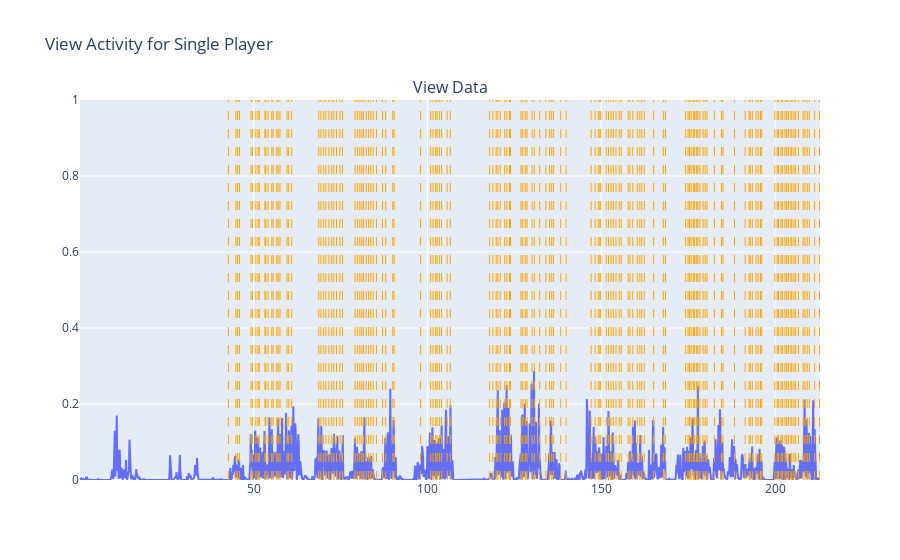

The cell this chart's notebook holds for it:
### Markdown cell above
## Create activity graphs

### Code cell
player_number = 2

def create_player_plot(player_number, overlay_data_list):
    
    # create a 4x5 grid of subplots

    fig = make_subplots(rows=1, cols=1, shared_yaxes=True, shared_xaxes=True, subplot_titles=('View Data', 'Left Hand', 'Right Hand'))
    
    fig.add_trace(go.Scatter(x=df_pos_rot[player_number]['timesincelaunch'][:-1], y=1-df_pos_rot[player_number]['dot_product'][:-1], mode='lines'), row=1, col=1)
    #fig.add_trace(go.Scatter(x=left_pos_pairwise[player_number]['timesincelaunch'][:-1], y=left_pos_pairwise[player_number]['dot_product'][:-1], mode='lines'), row=2, col=1)
    #fig.add_trace(go.Scatter(x=right_pos_pairwise[player_number]['timesincelaunch'][:-1], y=right_pos_pairwise[player_number]['dot_product'][:-1], mode='lines'), row=3, col=1)
    
    fig.update_layout(title=f'View Activity for Single Player', showlegend=False, yaxis_range=[0,1])
    
    colors = ["orange", "green", "red"]
    player_id = gaze_package_lst_splt[player_number]["player_id"].iloc[0]
    for i,event_data in enumerate(overlay_data_list):
        other_data_for_player = event_data[event_data['player_id'] == player_id]
        event_times_for_player = other_data_for_player['timesincelaunch'].tolist()
        print(f"There are {len(event_data)} events in group {i}")
        print(f"percent waddle happens overall: {len(event_times_for_player)/len(gaze_package_lst_splt[player_number]['player_id'])*100}")
        line_col = colors[i % len(overlay_data_list)]
        line_width = 1 + i
        print(f"line color is now {line_col}")
        if event_times_for_player is not []:
            for event_time in event_times_for_player:
                fig.add_vline(x=event_time, line_width=line_width, line_dash="dash", line_color=line_col)
        
    fig.show()

create_player_plot(player_number,[waddle_lst])

### Figure 1 — Plotly figure (JSON) as saved in the notebook; plotly's stock layout.template omitted (floating-point values rounded to 4 significant figures; data arrays with more than 128 entries replaced by an {"elided": "..."} marker saying what was removed)
{"data": [{"mode": "lines", "type": "scatter", "x": {"elided": "1507 float values"}, "xaxis": "x", "y": {"elided": "1507 float values"}, "yaxis": "y"}], "layout": {"annotations": [{"font": {"size": 16}, "showarrow": false, "text": "View Data", "x": 0.5, "xanchor": "center", "xref": "paper", "y": 1, "yanchor": "bottom", "yref": "paper"}], "shapes": [{"line": {"color": "orange", "dash": "dash", "width": 1}, "type": "line", "x0": 42.76, "x1": 42.76, "xref": "x", "y0": 0, "y1": 1, "yref": "y domain"}, {"line": {"color": "orange", "dash": "dash", "width": 1}, "type": "line", "x0": 44.91, "x1": 44.91, "xref": "x", "y0": 0, "y1": 1, "yref": "y domain"}, {"line": {"color": "orange", "dash": "dash", "width": 1}, "type": "line", "x0": 45.4, "x1": 45.4, "xref": "x", "y0": 0, "y1": 1, "yref": "y domain"}, {"line": {"color": "orange", "dash": "dash", "width": 1}, "type": "line", "x0": 45.95, "x1": 45.95, "xref": "x", "y0": 0, "y1": 1, "yref": "y domain"}, {"line": {"color": "orange", "dash": "dash", "width": 1}, "type": "line", "x0": 49.25, "x1": 49.25, "xref": "x", "y0": 0, "y1": 1, "yref": "y domain"}, {"line": {"color": "orange", "dash": "dash", "width": 1}, "type": "line", "x0": 49.7, "x1": 49.7, "xref": "x", "y0": 0, "y1": 1, "yref": "y domain"}, {"line": {"color": "orange", "dash": "dash", "width": 1}, "type": "line", "x0": 50.66, "x1": 50.66, "xref": "x", "y0": 0, "y1": 1, "yref": "y domain"}, {"line": {"color": "orange", "dash": "dash", "width": 1}, "type": "line", "x0": 51.29, "x1": 51.29, "xref": "x", "y0": 0, "y1": 1, "yref": "y domain"}, {"line": {"color": "orange", "dash": "dash", "width": 1}, "type": "line", "x0": 51.65, "x1": 51.65, "xref": "x", "y0": 0, "y1": 1, "yref": "y domain"}, {"line": {"color": "orange", "dash": "dash", "width": 1}, "type": "line", "x0": 53.27, "x1": 53.27, "xref": "x", "y0": 0, "y1": 1, "yref": "y domain"}, {"line": {"color": "orange", "dash": "dash", "width": 1}, "type": "line", "x0": 53.49, "x1": 53.49, "xref": "x", "y0": 0, "y1": 1, "yref": "y domain"}, {"line": {"color": "orange", "dash": "dash", "width": 1}, "type": "line", "x0": 54.16, "x1": 54.16, "xref": "x", "y0": 0, "y1": 1, "yref": "y domain"}, {"line": {"color": "orange", "dash": "dash", "width": 1}, "type": "line", "x0": 55.23, "x1": 55.23, "xref": "x", "y0": 0, "y1": 1, "yref": "y domain"}, {"line": {"color": "orange", "dash": "dash", "width": 1}, "type": "line", "x0": 55.63, "x1": 55.63, "xref": "x", "y0": 0, "y1": 1, "yref": "y domain"}, {"line": {"color": "orange", "dash": "dash", "width": 1}, "type": "line", "x0": 56.66, "x1": 56.66, "xref": "x", "y0": 0, "y1": 1, "yref": "y domain"}, {"line": {"color": "orange", "dash": "dash", "width": 1}, "type": "line", "x0": 57.06, "x1": 57.06, "xref": "x", "y0": 0, "y1": 1, "yref": "y domain"}, {"line": {"color": "orange", "dash": "dash", "width": 1}, "type": "line", "x0": 57.6, "x1": 57.6, "xref": "x", "y0": 0, "y1": 1, "yref": "y domain"}, {"line": {"color": "orange", "dash": "dash", "width": 1}, "type": "line", "x0": 59.62, "x1": 59.62, "xref": "x", "y0": 0, "y1": 1, "yref": "y domain"}, {"line": {"color": "orange", "dash": "dash", "width": 1}, "type": "line", "x0": 60.1, "x1": 60.1, "xref": "x", "y0": 0, "y1": 1, "yref": "y domain"}, {"line": {"color": "orange", "dash": "dash", "width": 1}, "type": "line", "x0": 60.97, "x1": 60.97, "xref": "x", "y0": 0, "y1": 1, "yref": "y domain"}, {"line": {"color": "orange", "dash": "dash", "width": 1}, "type": "line", "x0": 68.75, "x1": 68.75, "xref": "x", "y0": 0, "y1": 1, "yref": "y domain"}, {"line": {"color": "orange", "dash": "dash", "width": 1}, "type": "line", "x0": 69.36, "x1": 69.36, "xref": "x", "y0": 0, "y1": 1, "yref": "y domain"}, {"line": {"color": "orange", "dash": "dash", "width": 1}, "type": "line", "x0": 70.17, "x1": 70.17, "xref": "x", "y0": 0, "y1": 1, "yref": "y domain"}, {"line": {"color": "orange", "dash": "dash", "width": 1}, "type": "line", "x0": 70.8, "x1": 70.8, "xref": "x", "y0": 0, "y1": 1, "yref": "y domain"}, {"line": {"color": "orange", "dash": "dash", "width": 1}, "type": "line", "x0": 71.66, "x1": 71.66, "xref": "x", "y0": 0, "y1": 1, "yref": "y domain"}, {"line": {"color": "orange", "dash": "dash", "width": 1}, "type": "line", "x0": 72.49, "x1": 72.49, "xref": "x", "y0": 0, "y1": 1, "yref": "y domain"}, {"line": {"color": "orange", "dash": "dash", "width": 1}, "type": "line", "x0": 73.1, "x1": 73.1, "xref": "x", "y0": 0, "y1": 1, "yref": "y domain"}, {"line": {"color": "orange", "dash": "dash", "width": 1}, "type": "line", "x0": 73.86, "x1": 73.86, "xref": "x", "y0": 0, "y1": 1, "yref": "y domain"}, {"line": {"color": "orange", "dash": "dash", "width": 1}, "type": "line", "x0": 74.85, "x1": 74.85, "xref": "x", "y0": 0, "y1": 1, "yref": "y domain"}, {"line": {"color": "orange", "dash": "dash", "width": 1}, "type": "line", "x0": 75.58, "x1": 75.58, "xref": "x", "y0": 0, "y1": 1, "yref": "y domain"}, {"line": {"color": "orange", "dash": "dash", "width": 1}, "type": "line", "x0": 79.19, "x1": 79.19, "xref": "x", "y0": 0, "y1": 1, "yref": "y domain"}, {"line": {"color": "orange", "dash": "dash", "width": 1}, "type": "line", "x0": 79.86, "x1": 79.86, "xref": "x", "y0": 0, "y1": 1, "yref": "y domain"}, {"line": {"color": "orange", "dash": "dash", "width": 1}, "type": "line", "x0": 80.56, "x1": 80.56, "xref": "x", "y0": 0, "y1": 1, "yref": "y domain"}, {"line": {"color": "orange", "dash": "dash", "width": 1}, "type": "line", "x0": 81.14, "x1": 81.14, "xref": "x", "y0": 0, "y1": 1, "yref": "y domain"}, {"line": {"color": "orange", "dash": "dash", "width": 1}, "type": "line", "x0": 81.65, "x1": 81.65, "xref": "x", "y0": 0, "y1": 1, "yref": "y domain"}, {"line": {"color": "orange", "dash": "dash", "width": 1}, "type": "line", "x0": 82.4, "x1": 82.4, "xref": "x", "y0": 0, "y1": 1, "yref": "y domain"}, {"line": {"color": "orange", "dash": "dash", "width": 1}, "type": "line", "x0": 83.08, "x1": 83.08, "xref": "x", "y0": 0, "y1": 1, "yref": "y domain"}, {"line": {"color": "orange", "dash": "dash", "width": 1}, "type": "line", "x0": 83.72, "x1": 83.72, "xref": "x", "y0": 0, "y1": 1, "yref": "y domain"}, {"line": {"color": "orange", "dash": "dash", "width": 1}, "type": "line", "x0": 84.42, "x1": 84.42, "xref": "x", "y0": 0, "y1": 1, "yref": "y domain"}, {"line": {"color": "orange", "dash": "dash", "width": 1}, "type": "line", "x0": 85.35, "x1": 85.35, "xref": "x", "y0": 0, "y1": 1, "yref": "y domain"}, {"line": {"color": "orange", "dash": "dash", "width": 1}, "type": "line", "x0": 87.08, "x1": 87.08, "xref": "x", "y0": 0, "y1": 1, "yref": "y domain"}, {"line": {"color": "orange", "dash": "dash", "width": 1}, "type": "line", "x0": 88.01, "x1": 88.01, "xref": "x", "y0": 0, "y1": 1, "yref": "y domain"}, {"line": {"color": "orange", "dash": "dash", "width": 1}, "type": "line", "x0": 90.04, "x1": 90.04, "xref": "x", "y0": 0, "y1": 1, "yref": "y domain"}, {"line": {"color": "orange", "dash": "dash", "width": 1}, "type": "line", "x0": 90.43, "x1": 90.43, "xref": "x", "y0": 0, "y1": 1, "yref": "y domain"}, {"line": {"color": "orange", "dash": "dash", "width": 1}, "type": "line", "x0": 98.04, "x1": 98.04, "xref": "x", "y0": 0, "y1": 1, "yref": "y domain"}, {"line": {"color": "orange", "dash": "dash", "width": 1}, "type": "line", "x0": 100.9, "x1": 100.9, "xref": "x", "y0": 0, "y1": 1, "yref": "y domain"}, {"line": {"color": "orange", "dash": "dash", "width": 1}, "type": "line", "x0": 101.6, "x1": 101.6, "xref": "x", "y0": 0, "y1": 1, "yref": "y domain"}, {"line": {"color": "orange", "dash": "dash", "width": 1}, "type": "line", "x0": 102.4, "x1": 102.4, "xref": "x", "y0": 0, "y1": 1, "yref": "y domain"}, {"line": {"color": "orange", "dash": "dash", "width": 1}, "type": "line", "x0": 102.8, "x1": 102.8, "xref": "x", "y0": 0, "y1": 1, "yref": "y domain"}, {"line": {"color": "orange", "dash": "dash", "width": 1}, "type": "line", "x0": 103.5, "x1": 103.5, "xref": "x", "y0": 0, "y1": 1, "yref": "y domain"}, {"line": {"color": "orange", "dash": "dash", "width": 1}, "type": "line", "x0": 104.1, "x1": 104.1, "xref": "x", "y0": 0, "y1": 1, "yref": "y domain"}, {"line": {"color": "orange", "dash": "dash", "width": 1}, "type": "line", "x0": 105.7, "x1": 105.7, "xref": "x", "y0": 0, "y1": 1, "yref": "y domain"}, {"line": {"color": "orange", "dash": "dash", "width": 1}, "type": "line", "x0": 106.6, "x1": 106.6, "xref": "x", "y0": 0, "y1": 1, "yref": "y domain"}, {"line": {"color": "orange", "dash": "dash", "width": 1}, "type": "line", "x0": 117.9, "x1": 117.9, "xref": "x", "y0": 0, "y1": 1, "yref": "y domain"}, {"line": {"color": "orange", "dash": "dash", "width": 1}, "type": "line", "x0": 118.8, "x1": 118.8, "xref": "x", "y0": 0, "y1": 1, "yref": "y domain"}, {"line": {"color": "orange", "dash": "dash", "width": 1}, "type": "line", "x0": 119.8, "x1": 119.8, "xref": "x", "y0": 0, "y1": 1, "yref": "y domain"}, {"line": {"color": "orange", "dash": "dash", "width": 1}, "type": "line", "x0": 120.3, "x1": 120.3, "xref": "x", "y0": 0, "y1": 1, "yref": "y domain"}, {"line": {"color": "orange", "dash": "dash", "width": 1}, "type": "line", "x0": 121.0, "x1": 121.0, "xref": "x", "y0": 0, "y1": 1, "yref": "y domain"}, {"line": {"color": "orange", "dash": "dash", "width": 1}, "type": "line", "x0": 122.2, "x1": 122.2, "xref": "x", "y0": 0, "y1": 1, "yref": "y domain"}, {"line": {"color": "orange", "dash": "dash", "width": 1}, "type": "line", "x0": 122.8, "x1": 122.8, "xref": "x", "y0": 0, "y1": 1, "yref": "y domain"}, {"line": {"color": "orange", "dash": "dash", "width": 1}, "type": "line", "x0": 123.6, "x1": 123.6, "xref": "x", "y0": 0, "y1": 1, "yref": "y domain"}, {"line": {"color": "orange", "dash": "dash", "width": 1}, "type": "line", "x0": 123.9, "x1": 123.9, "xref": "x", "y0": 0, "y1": 1, "yref": "y domain"}, {"line": {"color": "orange", "dash": "dash", "width": 1}, "type": "line", "x0": 126.9, "x1": 126.9, "xref": "x", "y0": 0, "y1": 1, "yref": "y domain"}, {"line": {"color": "orange", "dash": "dash", "width": 1}, "type": "line", "x0": 127.4, "x1": 127.4, "xref": "x", "y0": 0, "y1": 1, "yref": "y domain"}, {"line": {"color": "orange", "dash": "dash", "width": 1}, "type": "line", "x0": 128.2, "x1": 128.2, "xref": "x", "y0": 0, "y1": 1, "yref": "y domain"}, {"line": {"color": "orange", "dash": "dash", "width": 1}, "type": "line", "x0": 128.7, "x1": 128.7, "xref": "x", "y0": 0, "y1": 1, "yref": "y domain"}, {"line": {"color": "orange", "dash": "dash", "width": 1}, "type": "line", "x0": 130.1, "x1": 130.1, "xref": "x", "y0": 0, "y1": 1, "yref": "y domain"}, {"line": {"color": "orange", "dash": "dash", "width": 1}, "type": "line", "x0": 130.8, "x1": 130.8, "xref": "x", "y0": 0, "y1": 1, "yref": "y domain"}, {"line": {"color": "orange", "dash": "dash", "width": 1}, "type": "line", "x0": 132.3, "x1": 132.3, "xref": "x", "y0": 0, "y1": 1, "yref": "y domain"}, {"line": {"color": "orange", "dash": "dash", "width": 1}, "type": "line", "x0": 134.1, "x1": 134.1, "xref": "x", "y0": 0, "y1": 1, "yref": "y domain"}, {"line": {"color": "orange", "dash": "dash", "width": 1}, "type": "line", "x0": 135.1, "x1": 135.1, "xref": "x", "y0": 0, "y1": 1, "yref": "y domain"}, {"line": {"color": "orange", "dash": "dash", "width": 1}, "type": "line", "x0": 135.8, "x1": 135.8, "xref": "x", "y0": 0, "y1": 1, "yref": "y domain"}, {"line": {"color": "orange", "dash": "dash", "width": 1}, "type": "line", "x0": 136.3, "x1": 136.3, "xref": "x", "y0": 0, "y1": 1, "yref": "y domain"}, {"line": {"color": "orange", "dash": "dash", "width": 1}, "type": "line", "x0": 138.3, "x1": 138.3, "xref": "x", "y0": 0, "y1": 1, "yref": "y domain"}, {"line": {"color": "orange", "dash": "dash", "width": 1}, "type": "line", "x0": 139.9, "x1": 139.9, "xref": "x", "y0": 0, "y1": 1, "yref": "y domain"}, {"line": {"color": "orange", "dash": "dash", "width": 1}, "type": "line", "x0": 147.1, "x1": 147.1, "xref": "x", "y0": 0, "y1": 1, "yref": "y domain"}, {"line": {"color": "orange", "dash": "dash", "width": 1}, "type": "line", "x0": 148.2, "x1": 148.2, "xref": "x", "y0": 0, "y1": 1, "yref": "y domain"}, {"line": {"color": "orange", "dash": "dash", "width": 1}, "type": "line", "x0": 149.1, "x1": 149.1, "xref": "x", "y0": 0, "y1": 1, "yref": "y domain"}, {"line": {"color": "orange", "dash": "dash", "width": 1}, "type": "line", "x0": 149.6, "x1": 149.6, "xref": "x", "y0": 0, "y1": 1, "yref": "y domain"}, {"line": {"color": "orange", "dash": "dash", "width": 1}, "type": "line", "x0": 149.9, "x1": 149.9, "xref": "x", "y0": 0, "y1": 1, "yref": "y domain"}, {"line": {"color": "orange", "dash": "dash", "width": 1}, "type": "line", "x0": 151.5, "x1": 151.5, "xref": "x", "y0": 0, "y1": 1, "yref": "y domain"}, {"line": {"color": "orange", "dash": "dash", "width": 1}, "type": "line", "x0": 152.1, "x1": 152.1, "xref": "x", "y0": 0, "y1": 1, "yref": "y domain"}, {"line": {"color": "orange", "dash": "dash", "width": 1}, "type": "line", "x0": 152.8, "x1": 152.8, "xref": "x", "y0": 0, "y1": 1, "yref": "y domain"}, {"line": {"color": "orange", "dash": "dash", "width": 1}, "type": "line", "x0": 153.5, "x1": 153.5, "xref": "x", "y0": 0, "y1": 1, "yref": "y domain"}, {"line": {"color": "orange", "dash": "dash", "width": 1}, "type": "line", "x0": 154.3, "x1": 154.3, "xref": "x", "y0": 0, "y1": 1, "yref": "y domain"}, {"line": {"color": "orange", "dash": "dash", "width": 1}, "type": "line", "x0": 155.2, "x1": 155.2, "xref": "x", "y0": 0, "y1": 1, "yref": "y domain"}, {"line": {"color": "orange", "dash": "dash", "width": 1}, "type": "line", "x0": 155.8, "x1": 155.8, "xref": "x", "y0": 0, "y1": 1, "yref": "y domain"}, {"line": {"color": "orange", "dash": "dash", "width": 1}, "type": "line", "x0": 157.8, "x1": 157.8, "xref": "x", "y0": 0, "y1": 1, "yref": "y domain"}, {"line": {"color": "orange", "dash": "dash", "width": 1}, "type": "line", "x0": 158.3, "x1": 158.3, "xref": "x", "y0": 0, "y1": 1, "yref": "y domain"}, {"line": {"color": "orange", "dash": "dash", "width": 1}, "type": "line", "x0": 159.1, "x1": 159.1, "xref": "x", "y0": 0, "y1": 1, "yref": "y domain"}, {"line": {"color": "orange", "dash": "dash", "width": 1}, "type": "line", "x0": 160.4, "x1": 160.4, "xref": "x", "y0": 0, "y1": 1, "yref": "y domain"}, {"line": {"color": "orange", "dash": "dash", "width": 1}, "type": "line", "x0": 161.1, "x1": 161.1, "xref": "x", "y0": 0, "y1": 1, "yref": "y domain"}, {"line": {"color": "orange", "dash": "dash", "width": 1}, "type": "line", "x0": 161.7, "x1": 161.7, "xref": "x", "y0": 0, "y1": 1, "yref": "y domain"}, {"line": {"color": "orange", "dash": "dash", "width": 1}, "type": "line", "x0": 162.4, "x1": 162.4, "xref": "x", "y0": 0, "y1": 1, "yref": "y domain"}, {"line": {"color": "orange", "dash": "dash", "width": 1}, "type": "line", "x0": 165.1, "x1": 165.1, "xref": "x", "y0": 0, "y1": 1, "yref": "y domain"}, {"line": {"color": "orange", "dash": "dash", "width": 1}, "type": "line", "x0": 167.9, "x1": 167.9, "xref": "x", "y0": 0, "y1": 1, "yref": "y domain"}, {"line": {"color": "orange", "dash": "dash", "width": 1}, "type": "line", "x0": 168.5, "x1": 168.5, "xref": "x", "y0": 0, "y1": 1, "yref": "y domain"}, {"line": {"color": "orange", "dash": "dash", "width": 1}, "type": "line", "x0": 174.3, "x1": 174.3, "xref": "x", "y0": 0, "y1": 1, "yref": "y domain"}, {"line": {"color": "orange", "dash": "dash", "width": 1}, "type": "line", "x0": 175.0, "x1": 175.0, "xref": "x", "y0": 0, "y1": 1, "yref": "y domain"}, {"line": {"color": "orange", "dash": "dash", "width": 1}, "type": "line", "x0": 175.4, "x1": 175.4, "xref": "x", "y0": 0, "y1": 1, "yref": "y domain"}, {"line": {"color": "orange", "dash": "dash", "width": 1}, "type": "line", "x0": 175.9, "x1": 175.9, "xref": "x", "y0": 0, "y1": 1, "yref": "y domain"}, {"line": {"color": "orange", "dash": "dash", "width": 1}, "type": "line", "x0": 176.5, "x1": 176.5, "xref": "x", "y0": 0, "y1": 1, "yref": "y domain"}, {"line": {"color": "orange", "dash": "dash", "width": 1}, "type": "line", "x0": 176.9, "x1": 176.9, "xref": "x", "y0": 0, "y1": 1, "yref": "y domain"}, {"line": {"color": "orange", "dash": "dash", "width": 1}, "type": "line", "x0": 177.5, "x1": 177.5, "xref": "x", "y0": 0, "y1": 1, "yref": "y domain"}, {"line": {"color": "orange", "dash": "dash", "width": 1}, "type": "line", "x0": 177.8, "x1": 177.8, "xref": "x", "y0": 0, "y1": 1, "yref": "y domain"}, {"line": {"color": "orange", "dash": "dash", "width": 1}, "type": "line", "x0": 178.4, "x1": 178.4, "xref": "x", "y0": 0, "y1": 1, "yref": "y domain"}, {"line": {"color": "orange", "dash": "dash", "width": 1}, "type": "line", "x0": 179.3, "x1": 179.3, "xref": "x", "y0": 0, "y1": 1, "yref": "y domain"}, {"line": {"color": "orange", "dash": "dash", "width": 1}, "type": "line", "x0": 179.9, "x1": 179.9, "xref": "x", "y0": 0, "y1": 1, "yref": "y domain"}, {"line": {"color": "orange", "dash": "dash", "width": 1}, "type": "line", "x0": 180.5, "x1": 180.5, "xref": "x", "y0": 0, "y1": 1, "yref": "y domain"}, {"line": {"color": "orange", "dash": "dash", "width": 1}, "type": "line", "x0": 182.6, "x1": 182.6, "xref": "x", "y0": 0, "y1": 1, "yref": "y domain"}, {"line": {"color": "orange", "dash": "dash", "width": 1}, "type": "line", "x0": 184.6, "x1": 184.6, "xref": "x", "y0": 0, "y1": 1, "yref": "y domain"}, {"line": {"color": "orange", "dash": "dash", "width": 1}, "type": "line", "x0": 185.0, "x1": 185.0, "xref": "x", "y0": 0, "y1": 1, "yref": "y domain"}, {"line": {"color": "orange", "dash": "dash", "width": 1}, "type": "line", "x0": 188.4, "x1": 188.4, "xref": "x", "y0": 0, "y1": 1, "yref": "y domain"}, {"line": {"color": "orange", "dash": "dash", "width": 1}, "type": "line", "x0": 191.4, "x1": 191.4, "xref": "x", "y0": 0, "y1": 1, "yref": "y domain"}, {"line": {"color": "orange", "dash": "dash", "width": 1}, "type": "line", "x0": 192.5, "x1": 192.5, "xref": "x", "y0": 0, "y1": 1, "yref": "y domain"}, {"line": {"color": "orange", "dash": "dash", "width": 1}, "type": "line", "x0": 192.9, "x1": 192.9, "xref": "x", "y0": 0, "y1": 1, "yref": "y domain"}, {"line": {"color": "orange", "dash": "dash", "width": 1}, "type": "line", "x0": 193.5, "x1": 193.5, "xref": "x", "y0": 0, "y1": 1, "yref": "y domain"}, {"line": {"color": "orange", "dash": "dash", "width": 1}, "type": "line", "x0": 194.5, "x1": 194.5, "xref": "x", "y0": 0, "y1": 1, "yref": "y domain"}, {"line": {"color": "orange", "dash": "dash", "width": 1}, "type": "line", "x0": 195.2, "x1": 195.2, "xref": "x", "y0": 0, "y1": 1, "yref": "y domain"}, {"line": {"color": "orange", "dash": "dash", "width": 1}, "type": "line", "x0": 195.8, "x1": 195.8, "xref": "x", "y0": 0, "y1": 1, "yref": "y domain"}, {"line": {"color": "orange", "dash": "dash", "width": 1}, "type": "line", "x0": 196.2, "x1": 196.2, "xref": "x", "y0": 0, "y1": 1, "yref": "y domain"}, {"line": {"color": "orange", "dash": "dash", "width": 1}, "type": "line", "x0": 199.9, "x1": 199.9, "xref": "x", "y0": 0, "y1": 1, "yref": "y domain"}, {"line": {"color": "orange", "dash": "dash", "width": 1}, "type": "line", "x0": 200.6, "x1": 200.6, "xref": "x", "y0": 0, "y1": 1, "yref": "y domain"}, {"line": {"color": "orange", "dash": "dash", "width": 1}, "type": "line", "x0": 201.0, "x1": 201.0, "xref": "x", "y0": 0, "y1": 1, "yref": "y domain"}, {"line": {"color": "orange", "dash": "dash", "width": 1}, "type": "line", "x0": 201.7, "x1": 201.7, "xref": "x", "y0": 0, "y1": 1, "yref": "y domain"}, {"line": {"color": "orange", "dash": "dash", "width": 1}, "type": "line", "x0": 202.2, "x1": 202.2, "xref": "x", "y0": 0, "y1": 1, "yref": "y domain"}, {"line": {"color": "orange", "dash": "dash", "width": 1}, "type": "line", "x0": 202.9, "x1": 202.9, "xref": "x", "y0": 0, "y1": 1, "yref": "y domain"}, {"line": {"color": "orange", "dash": "dash", "width": 1}, "type": "line", "x0": 203.4, "x1": 203.4, "xref": "x", "y0": 0, "y1": 1, "yref": "y domain"}, {"line": {"color": "orange", "dash": "dash", "width": 1}, "type": "line", "x0": 203.9, "x1": 203.9, "xref": "x", "y0": 0, "y1": 1, "yref": "y domain"}, {"line": {"color": "orange", "dash": "dash", "width": 1}, "type": "line", "x0": 204.6, "x1": 204.6, "xref": "x", "y0": 0, "y1": 1, "yref": "y domain"}, {"line": {"color": "orange", "dash": "dash", "width": 1}, "type": "line", "x0": 204.8, "x1": 204.8, "xref": "x", "y0": 0, "y1": 1, "yref": "y domain"}, {"line": {"color": "orange", "dash": "dash", "width": 1}, "type": "line", "x0": 205.5, "x1": 205.5, "xref": "x", "y0": 0, "y1": 1, "yref": "y domain"}, {"line": {"color": "orange", "dash": "dash", "width": 1}, "type": "line", "x0": 206.0, "x1": 206.0, "xref": "x", "y0": 0, "y1": 1, "yref": "y domain"}, {"line": {"color": "orange", "dash": "dash", "width": 1}, "type": "line", "x0": 206.8, "x1": 206.8, "xref": "x", "y0": 0, "y1": 1, "yref": "y domain"}, {"line": {"color": "orange", "dash": "dash", "width": 1}, "type": "line", "x0": 208.1, "x1": 208.1, "xref": "x", "y0": 0, "y1": 1, "yref": "y domain"}, {"line": {"color": "orange", "dash": "dash", "width": 1}, "type": "line", "x0": 208.6, "x1": 208.6, "xref": "x", "y0": 0, "y1": 1, "yref": "y domain"}, {"line": {"color": "orange", "dash": "dash", "width": 1}, "type": "line", "x0": 209.3, "x1": 209.3, "xref": "x", "y0": 0, "y1": 1, "yref": "y domain"}, {"line": {"color": "orange", "dash": "dash", "width": 1}, "type": "line", "x0": 209.9, "x1": 209.9, "xref": "x", "y0": 0, "y1": 1, "yref": "y domain"}, {"line": {"color": "orange", "dash": "dash", "width": 1}, "type": "line", "x0": 211.4, "x1": 211.4, "xref": "x", "y0": 0, "y1": 1, "yref": "y domain"}, {"line": {"color": "orange", "dash": "dash", "width": 1}, "type": "line", "x0": 212.8, "x1": 212.8, "xref": "x", "y0": 0, "y1": 1, "yref": "y domain"}], "showlegend": false, "title": {"text": "View Activity for Single Player"}, "xaxis": {"anchor": "y", "domain": [0, 1]}, "yaxis": {"anchor": "x", "domain": [0, 1], "range": [0, 1]}}}
